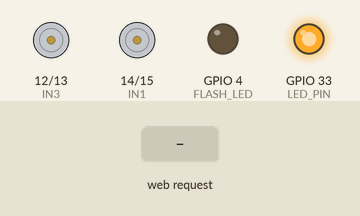
This sketch was run on a simulated ESP32. On the bench: motor-driver pin pairs drawn as motors (green arrow = first pin HIGH = forward, orange = second pin HIGH = backward, longer = more drive), output pins drawn as LEDs (lit = HIGH). The inputs (shaded band) are chosen by the test bench. The camera gives no picture; what the sketch prints to the serial monitor is not drawn.

Above: at 1.5 s.
1.6 s: HTTP request GET /forward received
At 2.8 s:
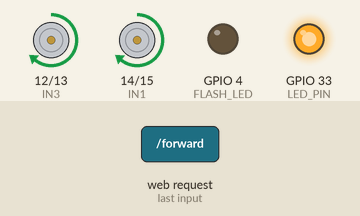
3.1 s: HTTP request GET /backward received
At 4.0 s:
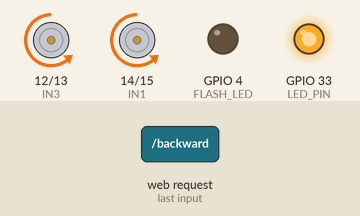
4.6 s: HTTP request GET /left received
At 5.2 s:
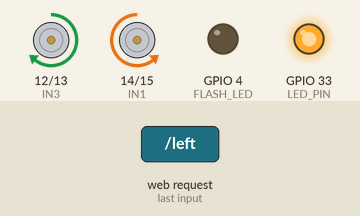
6.1 s: HTTP request GET /right received
At 6.4 s:
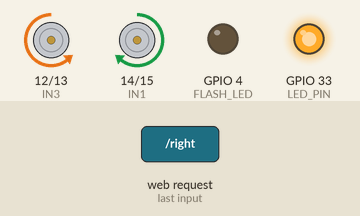
7.6 s: HTTP request GET /flash/on received
At 8.7 s:
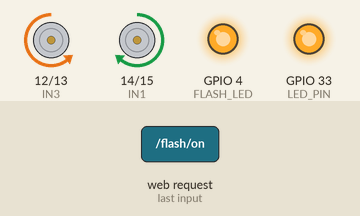
9.1 s: HTTP request GET /stop received
At 9.8 s:
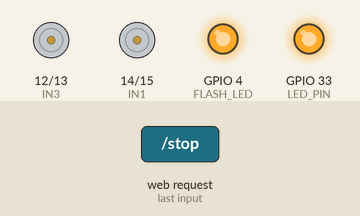
Timing chart, 0 to 11.6 s (numbered marks = the images above; inputs shaded):
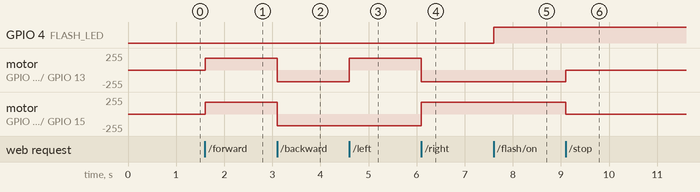

Measured:
- after the input at 1.6 s, motor on GPIO 12 (IN3) / GPIO 13 (IN4), motor on GPIO 14 (IN1) / GPIO 15 (IN2): stopped → forward 179/255 at once
- after the input at 3.1 s, motor on GPIO 12 (IN3) / GPIO 13 (IN4), motor on GPIO 14 (IN1) / GPIO 15 (IN2): forward 179/255 → backward 179/255 at once
- after the input at 4.6 s, motor on GPIO 12 (IN3) / GPIO 13 (IN4): backward 179/255 → forward 179/255 at once
- after the input at 6.1 s, motor on GPIO 12 (IN3) / GPIO 13 (IN4): forward 179/255 → backward 179/255 at once; motor on GPIO 14 (IN1) / GPIO 15 (IN2): backward 179/255 → forward 179/255 at once
- after the input at 7.6 s, GPIO 4 (FLASH_LED): LOW → HIGH at once
- after the input at 9.1 s, motor on GPIO 12 (IN3) / GPIO 13 (IN4): backward 179/255 → stopped at once; motor on GPIO 14 (IN1) / GPIO 15 (IN2): forward 179/255 → stopped at once

The sketch:

ESP32_CAM_Robot_Car.ino
```cpp
#include <WiFi.h>
#include <WebServer.h>
#include "esp_camera.h"
#include "esp_http_server.h"

const char* ssid = "ESP32_CAM_Robot";
const char* password = "12345678";

#define IN1 14
#define IN2 15
#define IN3 12
#define IN4 13

#define LED_PIN   33
#define FLASH_LED 4

int speedValue = 180;   // 0–255
#define PWM_FREQ  1000
#define PWM_RES   8

WebServer server(80);
httpd_handle_t stream_httpd = NULL;

#define PWDN_GPIO_NUM     32
#define RESET_GPIO_NUM    -1
#define XCLK_GPIO_NUM      0
#define SIOD_GPIO_NUM     26
#define SIOC_GPIO_NUM     27
#define Y9_GPIO_NUM       35
#define Y8_GPIO_NUM       34
#define Y7_GPIO_NUM       39
#define Y6_GPIO_NUM       36
#define Y5_GPIO_NUM       21
#define Y4_GPIO_NUM       19
#define Y3_GPIO_NUM       18
#define Y2_GPIO_NUM        5
#define VSYNC_GPIO_NUM    25
#define HREF_GPIO_NUM     23
#define PCLK_GPIO_NUM     22

void stopMotors() {
  ledcWrite(IN1, 0);
  ledcWrite(IN2, 0);
  ledcWrite(IN3, 0);
  ledcWrite(IN4, 0);
}

void forward() {
  ledcWrite(IN1, speedValue);
  ledcWrite(IN2, 0);
  ledcWrite(IN3, speedValue);
  ledcWrite(IN4, 0);
}

void backward() {
  ledcWrite(IN1, 0);
  ledcWrite(IN2, speedValue);
  ledcWrite(IN3, 0);
  ledcWrite(IN4, speedValue);
}

void left() {
  ledcWrite(IN1, 0);
  ledcWrite(IN2, speedValue);
  ledcWrite(IN3, speedValue);
  ledcWrite(IN4, 0);
}

void right() {
  ledcWrite(IN1, speedValue);
  ledcWrite(IN2, 0);
  ledcWrite(IN3, 0);
  ledcWrite(IN4, speedValue);
}

void ledOn()  { digitalWrite(LED_PIN, LOW); }
void ledOff() { digitalWrite(LED_PIN, HIGH); }

void flashOn()  { digitalWrite(FLASH_LED, HIGH); }
void flashOff() { digitalWrite(FLASH_LED, LOW); }

void startCamera() {
  camera_config_t config;
  config.ledc_channel = LEDC_CHANNEL_0;
  config.ledc_timer   = LEDC_TIMER_0;
  config.pin_d0 = Y2_GPIO_NUM;
  config.pin_d1 = Y3_GPIO_NUM;
  config.pin_d2 = Y4_GPIO_NUM;
  config.pin_d3 = Y5_GPIO_NUM;
  config.pin_d4 = Y6_GPIO_NUM;
  config.pin_d5 = Y7_GPIO_NUM;
  config.pin_d6 = Y8_GPIO_NUM;
  config.pin_d7 = Y9_GPIO_NUM;
  config.pin_xclk = XCLK_GPIO_NUM;
  config.pin_pclk = PCLK_GPIO_NUM;
  config.pin_vsync = VSYNC_GPIO_NUM;
  config.pin_href = HREF_GPIO_NUM;
  config.pin_sccb_sda = SIOD_GPIO_NUM;
  config.pin_sccb_scl = SIOC_GPIO_NUM;
  config.pin_pwdn = PWDN_GPIO_NUM;
  config.pin_reset = RESET_GPIO_NUM;
  config.xclk_freq_hz = 20000000;
  config.pixel_format = PIXFORMAT_JPEG;
  config.frame_size = FRAMESIZE_QVGA;
  config.jpeg_quality = 12;
  config.fb_count = 2;

  esp_camera_init(&config);
}

static esp_err_t stream_handler(httpd_req_t *req) {
  camera_fb_t *fb;
  char buf[128];

  httpd_resp_set_type(req, "multipart/x-mixed-replace;boundary=frame");

  while (true) {
    fb = esp_camera_fb_get();
    if (!fb) continue;

    int len = snprintf(buf, sizeof(buf),
      "--frame\r\nContent-Type: image/jpeg\r\nContent-Length: %u\r\n\r\n",
      fb->len
    );

    if (httpd_resp_send_chunk(req, buf, len) != ESP_OK) break;
    if (httpd_resp_send_chunk(req, (char*)fb->buf, fb->len) != ESP_OK) break;
    if (httpd_resp_send_chunk(req, "\r\n", 2) != ESP_OK) break;

    esp_camera_fb_return(fb);
    vTaskDelay(100 / portTICK_PERIOD_MS);
  }
  return ESP_OK;
}

void startCameraServer() {
  httpd_config_t config = HTTPD_DEFAULT_CONFIG();
  config.server_port = 81;

  httpd_uri_t uri = {
    .uri = "/stream",
    .method = HTTP_GET,
    .handler = stream_handler,
    .user_ctx = NULL
  };

  httpd_start(&stream_httpd, &config);
  httpd_register_uri_handler(stream_httpd, &uri);
}

void setupRoutes() {
  server.on("/forward",  [](){ forward(); server.send(200); });
  server.on("/backward", [](){ backward(); server.send(200); });
  server.on("/left",     [](){ left(); server.send(200); });
  server.on("/right",    [](){ right(); server.send(200); });
  server.on("/stop",     [](){ stopMotors(); server.send(200); });

  server.on("/speed", [](){
    if (server.hasArg("value")) {
      speedValue = constrain(server.arg("value").toInt(), 0, 255);
    }
    server.send(200, "text/plain", "OK");
  });

  server.on("/flash/on",  [](){ flashOn(); server.send(200); });
  server.on("/flash/off", [](){ flashOff(); server.send(200); });
}

void setup() {
  Serial.begin(115200);

  ledcAttach(IN1, PWM_FREQ, PWM_RES);
  ledcAttach(IN2, PWM_FREQ, PWM_RES);
  ledcAttach(IN3, PWM_FREQ, PWM_RES);
  ledcAttach(IN4, PWM_FREQ, PWM_RES);

  stopMotors();

  pinMode(LED_PIN, OUTPUT);
  pinMode(FLASH_LED, OUTPUT);
  digitalWrite(LED_PIN, HIGH);
  digitalWrite(FLASH_LED, LOW);

  startCamera();

  WiFi.softAP(ssid, password);
  Serial.println(WiFi.softAPIP());

  setupRoutes();
  server.begin();
  startCameraServer();
}

void loop() {
  server.handleClient();
}
```
